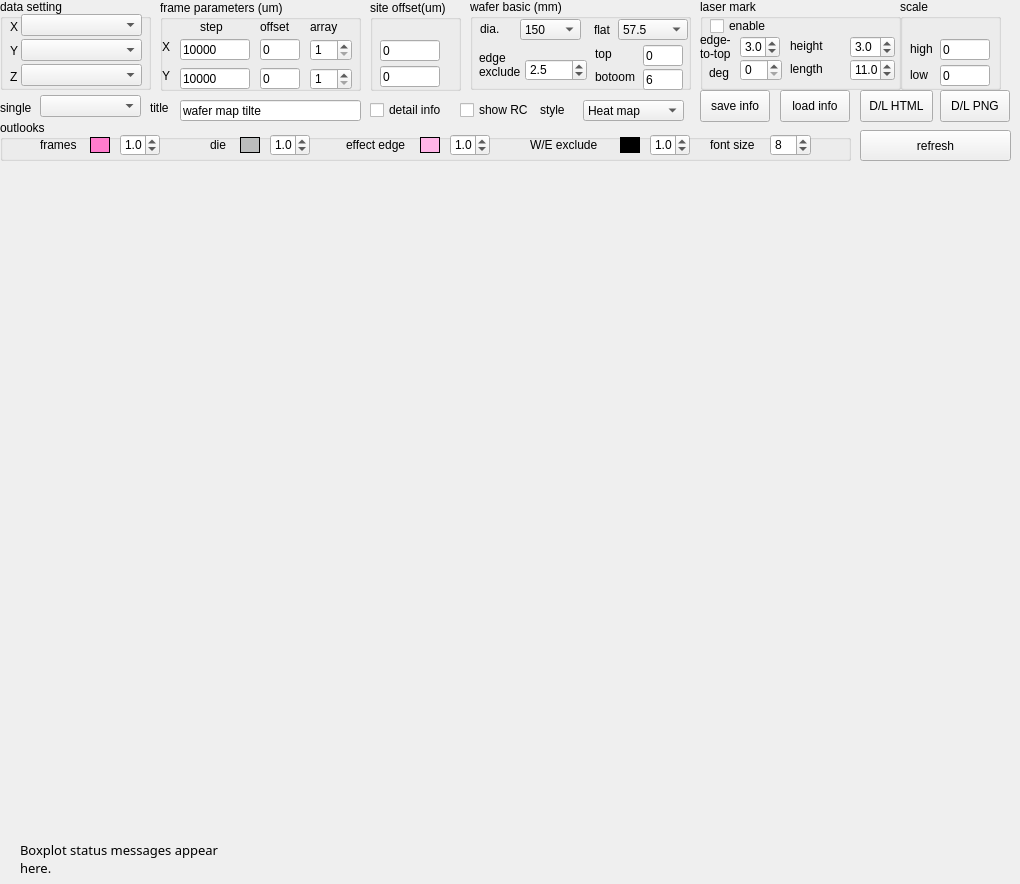
   <widget class="QWidget" name="tabWafermap">
    <attribute name="title">
     <string>wafermap</string>
    </attribute>
    <widget class="QGroupBox" name="groupBox_4">
     <property name="geometry">
      <rect>
       <x>0</x>
       <y>-1</y>
       <width>151</width>
       <height>91</height>
      </rect>
     </property>
     <property name="title">
      <string>data setting</string>
     </property>
     <widget class="QComboBox" name="xColComboBox">
      <property name="geometry">
       <rect>
        <x>21</x>
        <y>15</y>
        <width>121</width>
        <height>22</height>
       </rect>
      </property>
     </widget>
     <widget class="QComboBox" name="yColComboBox">
      <property name="geometry">
       <rect>
        <x>21</x>
        <y>40</y>
        <width>121</width>
        <height>22</height>
       </rect>
      </property>
     </widget>
     <widget class="QLabel" name="label_2">
      <property name="geometry">
       <rect>
        <x>10</x>
        <y>20</y>
        <width>10</width>
        <height>16</height>
       </rect>
      </property>
      <property name="text">
       <string>X</string>
      </property>
     </widget>
     <widget class="QLabel" name="label_3">
      <property name="geometry">
       <rect>
        <x>10</x>
        <y>44</y>
        <width>10</width>
        <height>16</height>
       </rect>
      </property>
      <property name="text">
       <string>Y</string>
      </property>
     </widget>
     <widget class="QComboBox" name="zColComboBox">
      <property name="geometry">
       <rect>
        <x>21</x>
        <y>65</y>
        <width>121</width>
        <height>22</height>
       </rect>
      </property>
     </widget>
     <widget class="QLabel" name="label_4">
      <property name="geometry">
       <rect>
        <x>10</x>
        <y>70</y>
        <width>10</width>
        <height>16</height>
       </rect>
      </property>
      <property name="text">
       <string>Z</string>
      </property>
     </widget>
    </widget>
    <widget class="QGroupBox" name="groupBox_5">
     <property name="geometry">
      <rect>
       <x>160</x>
       <y>0</y>
       <width>201</width>
       <height>91</height>
      </rect>
     </property>
     <property name="title">
      <string>frame parameters (um)</string>
     </property>
     <widget class="QLabel" name="label_5">
      <property name="geometry">
       <rect>
        <x>2</x>
        <y>39</y>
        <width>20</width>
        <height>16</height>
       </rect>
      </property>
      <property name="text">
       <string>X</string>
      </property>
     </widget>
     <widget class="QLabel" name="label_6">
      <property name="geometry">
       <rect>
        <x>2</x>
        <y>68</y>
        <width>20</width>
        <height>16</height>
       </rect>
      </property>
      <property name="text">
       <string>Y</string>
      </property>
     </widget>
     <widget class="QLineEdit" name="stepXLineEdit">
      <property name="geometry">
       <rect>
        <x>20</x>
        <y>39</y>
        <width>70</width>
        <height>21</height>
       </rect>
      </property>
      <property name="text">
       <string>10000</string>
      </property>
     </widget>
     <widget class="QLineEdit" name="stepYLineEdit">
      <property name="geometry">
       <rect>
        <x>20</x>
        <y>68</y>
        <width>70</width>
        <height>21</height>
       </rect>
      </property>
      <property name="text">
       <string>10000</string>
      </property>
     </widget>
     <widget class="QLabel" name="label_7">
      <property name="geometry">
       <rect>
        <x>100</x>
        <y>19</y>
        <width>60</width>
        <height>16</height>
       </rect>
      </property>
      <property name="text">
       <string>offset</string>
      </property>
     </widget>
     <widget class="QLineEdit" name="offsetYLineEdit">
      <property name="geometry">
       <rect>
        <x>100</x>
        <y>68</y>
        <width>40</width>
        <height>21</height>
       </rect>
      </property>
      <property name="text">
       <string>0</string>
      </property>
     </widget>
     <widget class="QLineEdit" name="offsetXLineEdit">
      <property name="geometry">
       <rect>
        <x>100</x>
        <y>39</y>
        <width>40</width>
        <height>21</height>
       </rect>
      </property>
      <property name="text">
       <string>0</string>
      </property>
     </widget>
     <widget class="QLabel" name="label_8">
      <property name="geometry">
       <rect>
        <x>40</x>
        <y>19</y>
        <width>60</width>
        <height>16</height>
       </rect>
      </property>
      <property name="text">
       <string>step</string>
      </property>
     </widget>
     <widget class="QLabel" name="label_9">
      <property name="geometry">
       <rect>
        <x>150</x>
        <y>19</y>
        <width>60</width>
        <height>16</height>
       </rect>
      </property>
      <property name="text">
       <string>array</string>
      </property>
     </widget>
     <widget class="QSpinBox" name="arrayXspinBox">
      <property name="geometry">
       <rect>
        <x>150</x>
        <y>39</y>
        <width>42</width>
        <height>22</height>
       </rect>
      </property>
      <property name="minimum">
       <number>1</number>
      </property>
     </widget>
     <widget class="QSpinBox" name="arrayYspinBox">
      <property name="geometry">
       <rect>
        <x>150</x>
        <y>68</y>
        <width>42</width>
        <height>22</height>
       </rect>
      </property>
      <property name="minimum">
       <number>1</number>
      </property>
     </widget>
    </widget>
    <widget class="QGroupBox" name="groupBox_6">
     <property name="geometry">
      <rect>
       <x>470</x>
       <y>-1</y>
       <width>221</width>
       <height>91</height>
      </rect>
     </property>
     <property name="title">
      <string>wafer basic (mm)</string>
     </property>
     <widget class="QLabel" name="label_10">
      <property name="geometry">
       <rect>
        <x>10</x>
        <y>22</y>
        <width>31</width>
        <height>16</height>
       </rect>
      </property>
      <property name="text">
       <string>dia.</string>
      </property>
     </widget>
     <widget class="QComboBox" name="waferDiameterComboBox">
      <property name="geometry">
       <rect>
        <x>50</x>
        <y>20</y>
        <width>61</width>
        <height>21</height>
       </rect>
      </property>
      <item>
       <property name="text">
        <string>150</string>
       </property>
      </item>
      <item>
       <property name="text">
        <string>100</string>
       </property>
      </item>
      <item>
       <property name="text">
        <string>200</string>
       </property>
      </item>
     </widget>
     <widget class="QLabel" name="label_11">
      <property name="geometry">
       <rect>
        <x>9</x>
        <y>50</y>
        <width>50</width>
        <height>31</height>
       </rect>
      </property>
      <property name="text">
       <string>edge
exclude</string>
      </property>
     </widget>
     <widget class="QDoubleSpinBox" name="waferEdgeExcludeDoubleSpinBox">
      <property name="geometry">
       <rect>
        <x>55</x>
        <y>60</y>
        <width>62</width>
        <height>22</height>
       </rect>
      </property>
      <property name="decimals">
       <number>1</number>
      </property>
      <property name="maximum">
       <double>10.000000000000000</double>
      </property>
      <property name="singleStep">
       <double>0.100000000000000</double>
      </property>
      <property name="value">
       <double>2.500000000000000</double>
      </property>
     </widget>
     <widget class="QLabel" name="label_12">
      <property name="geometry">
       <rect>
        <x>124</x>
        <y>23</y>
        <width>21</width>
        <height>16</height>
       </rect>
      </property>
      <property name="text">
       <string>flat</string>
      </property>
     </widget>
     <widget class="QComboBox" name="waferFlatComboBox">
      <property name="geometry">
       <rect>
        <x>148</x>
        <y>20</y>
        <width>70</width>
        <height>21</height>
       </rect>
      </property>
      <item>
       <property name="text">
        <string>57.5</string>
       </property>
      </item>
      <item>
       <property name="text">
        <string>47.5</string>
       </property>
      </item>
      <item>
       <property name="text">
        <string>notch 180</string>
       </property>
      </item>
      <item>
       <property name="text">
        <string>notch 135</string>
       </property>
      </item>
     </widget>
     <widget class="QLabel" name="label_13">
      <property name="geometry">
       <rect>
        <x>125</x>
        <y>70</y>
        <width>43</width>
        <height>16</height>
       </rect>
      </property>
      <property name="text">
       <string>botoom</string>
      </property>
     </widget>
     <widget class="QLabel" name="label_14">
      <property name="geometry">
       <rect>
        <x>125</x>
        <y>47</y>
        <width>40</width>
        <height>16</height>
       </rect>
      </property>
      <property name="text">
       <string>top</string>
      </property>
     </widget>
     <widget class="QLineEdit" name="stepYLineEdit_2">
      <property name="geometry">
       <rect>
        <x>173</x>
        <y>70</y>
        <width>40</width>
        <height>21</height>
       </rect>
      </property>
      <property name="text">
       <string>6</string>
      </property>
     </widget>
     <widget class="QLineEdit" name="stepXLineEdit_2">
      <property name="geometry">
       <rect>
        <x>173</x>
        <y>46</y>
        <width>40</width>
        <height>21</height>
       </rect>
      </property>
      <property name="text">
       <string>0</string>
      </property>
     </widget>
    </widget>
    <widget class="QGroupBox" name="groupBox_7">
     <property name="geometry">
      <rect>
       <x>700</x>
       <y>-1</y>
       <width>201</width>
       <height>91</height>
      </rect>
     </property>
     <property name="title">
      <string>laser mark</string>
     </property>
     <widget class="QCheckBox" name="enableLaserMarkCheckBox">
      <property name="geometry">
       <rect>
        <x>10</x>
        <y>17</y>
        <width>86</width>
        <height>20</height>
       </rect>
      </property>
      <property name="text">
       <string>enable</string>
      </property>
     </widget>
     <widget class="QDoubleSpinBox" name="waferEdgeExcludeDoubleSpinBox_2">
      <property name="geometry">
       <rect>
        <x>40</x>
        <y>37</y>
        <width>40</width>
        <height>22</height>
       </rect>
      </property>
      <property name="decimals">
       <number>1</number>
      </property>
      <property name="maximum">
       <double>10.000000000000000</double>
      </property>
      <property name="singleStep">
       <double>0.100000000000000</double>
      </property>
      <property name="value">
       <double>3.000000000000000</double>
      </property>
     </widget>
     <widget class="QLabel" name="label_15">
      <property name="geometry">
       <rect>
        <x>0</x>
        <y>33</y>
        <width>40</width>
        <height>30</height>
       </rect>
      </property>
      <property name="text">
       <string>edge-
to-top</string>
      </property>
     </widget>
     <widget class="QLabel" name="label_16">
      <property name="geometry">
       <rect>
        <x>90</x>
        <y>37</y>
        <width>50</width>
        <height>20</height>
       </rect>
      </property>
      <property name="text">
       <string>height</string>
      </property>
     </widget>
     <widget class="QDoubleSpinBox" name="laserMarkHeightDoubleSpinBox">
      <property name="geometry">
       <rect>
        <x>150</x>
        <y>37</y>
        <width>45</width>
        <height>22</height>
       </rect>
      </property>
      <property name="decimals">
       <number>1</number>
      </property>
      <property name="maximum">
       <double>10.000000000000000</double>
      </property>
      <property name="singleStep">
       <double>0.100000000000000</double>
      </property>
      <property name="value">
       <double>3.000000000000000</double>
      </property>
     </widget>
     <widget class="QLabel" name="label_17">
      <property name="geometry">
       <rect>
        <x>90</x>
        <y>60</y>
        <width>50</width>
        <height>20</height>
       </rect>
      </property>
      <property name="text">
       <string>length</string>
      </property>
     </widget>
     <widget class="QDoubleSpinBox" name="laserMarkLengthDoubleSpinBox">
      <property name="geometry">
       <rect>
        <x>150</x>
        <y>60</y>
        <width>45</width>
        <height>22</height>
       </rect>
      </property>
      <property name="decimals">
       <number>1</number>
      </property>
      <property name="maximum">
       <double>20.000000000000000</double>
      </property>
      <property name="singleStep">
       <double>0.100000000000000</double>
      </property>
      <property name="value">
       <double>11.000000000000000</double>
      </property>
     </widget>
     <widget class="QLabel" name="label_18">
      <property name="geometry">
       <rect>
        <x>9</x>
        <y>64</y>
        <width>30</width>
        <height>20</height>
       </rect>
      </property>
      <property name="text">
       <string>deg</string>
      </property>
     </widget>
     <widget class="QSpinBox" name="laserMarkPosSpinBox">
      <property name="geometry">
       <rect>
        <x>40</x>
        <y>60</y>
        <width>42</width>
        <height>22</height>
       </rect>
      </property>
      <property name="maximum">
       <number>180</number>
      </property>
     </widget>
    </widget>
    <widget class="QGroupBox" name="groupBox_8">
     <property name="geometry">
      <rect>
       <x>370</x>
       <y>0</y>
       <width>91</width>
       <height>91</height>
      </rect>
     </property>
     <property name="title">
      <string>site offset(um)</string>
     </property>
     <widget class="QLineEdit" name="siteOffsetYLineEdit">
      <property name="geometry">
       <rect>
        <x>10</x>
        <y>66</y>
        <width>60</width>
        <height>21</height>
       </rect>
      </property>
      <property name="text">
       <string>0</string>
      </property>
     </widget>
     <widget class="QLineEdit" name="siteOffsetXLineEdit">
      <property name="geometry">
       <rect>
        <x>10</x>
        <y>40</y>
        <width>60</width>
        <height>21</height>
       </rect>
      </property>
      <property name="text">
       <string>0</string>
      </property>
     </widget>
    </widget>
    <widget class="QWidget" name="waferMapPlotAreaWidget" native="true">
     <property name="geometry">
      <rect>
       <x>20</x>
       <y>170</y>
       <width>961</width>
       <height>651</height>
      </rect>
     </property>
     <property name="sizePolicy">
      <sizepolicy hsizetype="Expanding" vsizetype="Expanding">
       <horstretch>0</horstretch>
       <verstretch>0</verstretch>
      </sizepolicy>
     </property>
     <property name="font">
      <font>
       <family>Cascadia Next TC</family>
       <pointsize>12</pointsize>
      </font>
     </property>
    </widget>
    <widget class="QLabel" name="waferMapStatusLabelx">
     <property name="geometry">
      <rect>
       <x>20</x>
       <y>843</y>
       <width>951</width>
       <height>32</height>
      </rect>
     </property>
     <property name="font">
      <font>
       <family>Cascadia Next TC</family>
       <pointsize>10</pointsize>
      </font>
     </property>
     <property name="frameShape">
      <enum>QFrame::Shape::NoFrame</enum>
     </property>
     <property name="text">
      <string>Boxplot status messages appear
here.</string>
     </property>
    </widget>
    <widget class="QLineEdit" name="mapTitleLineEdit">
     <property name="geometry">
      <rect>
       <x>180</x>
       <y>100</y>
       <width>181</width>
       <height>21</height>
      </rect>
     </property>
     <property name="text">
      <string>wafer map tilte</string>
     </property>
    </widget>
    <widget class="QLabel" name="label_19">
     <property name="geometry">
      <rect>
       <x>150</x>
       <y>100</y>
       <width>31</width>
       <height>16</height>
      </rect>
     </property>
     <property name="text">
      <string>title</string>
     </property>
    </widget>
    <widget class="QCheckBox" name="showDetailCheckBox">
     <property name="geometry">
      <rect>
       <x>370</x>
       <y>100</y>
       <width>81</width>
       <height>20</height>
      </rect>
     </property>
     <property name="text">
      <string>detail info</string>
     </property>
    </widget>
    <widget class="QCheckBox" name="showDieRCCheckBox">
     <property name="geometry">
      <rect>
       <x>460</x>
       <y>100</y>
       <width>81</width>
       <height>20</height>
      </rect>
     </property>
     <property name="text">
      <string>show RC</string>
     </property>
    </widget>
    <widget class="QComboBox" name="heatMapOrContourComboBox">
     <property name="geometry">
      <rect>
       <x>583</x>
       <y>100</y>
       <width>101</width>
       <height>21</height>
      </rect>
     </property>
     <item>
      <property name="text">
       <string>Heat map</string>
      </property>
     </item>
     <item>
      <property name="text">
       <string>Contour map</string>
      </property>
     </item>
    </widget>
    <widget class="QLabel" name="label_20">
     <property name="geometry">
      <rect>
       <x>540</x>
       <y>102</y>
       <width>40</width>
       <height>16</height>
      </rect>
     </property>
     <property name="text">
      <string>style</string>
     </property>
    </widget>
    <widget class="QPushButton" name="saveJsonButton">
     <property name="geometry">
      <rect>
       <x>700</x>
       <y>90</y>
       <width>70</width>
       <height>32</height>
      </rect>
     </property>
     <property name="text">
      <string>save info</string>
     </property>
    </widget>
    <widget class="QPushButton" name="waferMapDownloadPngButton">
     <property name="geometry">
      <rect>
       <x>940</x>
       <y>90</y>
       <width>70</width>
       <height>32</height>
      </rect>
     </property>
     <property name="text">
      <string>D/L PNG</string>
     </property>
    </widget>
    <widget class="QPushButton" name="loadJsonButton">
     <property name="geometry">
      <rect>
       <x>780</x>
       <y>90</y>
       <width>70</width>
       <height>32</height>
      </rect>
     </property>
     <property name="text">
      <string>load info</string>
     </property>
    </widget>
    <widget class="QPushButton" name="waferMapDownloadHtmlButton">
     <property name="geometry">
      <rect>
       <x>860</x>
       <y>90</y>
       <width>73</width>
       <height>32</height>
      </rect>
     </property>
     <property name="text">
      <string>D/L HTML</string>
     </property>
    </widget>
    <widget class="QPushButton" name="refreshButton">
     <property name="geometry">
      <rect>
       <x>860</x>
       <y>130</y>
       <width>151</width>
       <height>31</height>
      </rect>
     </property>
     <property name="text">
      <string>refresh</string>
     </property>
    </widget>
    <widget class="QGroupBox" name="groupBox_9">
     <property name="geometry">
      <rect>
       <x>900</x>
       <y>-1</y>
       <width>101</width>
       <height>91</height>
      </rect>
     </property>
     <property name="title">
      <string>scale</string>
     </property>
     <widget class="QLabel" name="label_23">
      <property name="geometry">
       <rect>
        <x>10</x>
        <y>42</y>
        <width>31</width>
        <height>16</height>
       </rect>
      </property>
      <property name="text">
       <string>high</string>
      </property>
     </widget>
     <widget class="QLineEdit" name="colorBarHLineEdit">
      <property name="geometry">
       <rect>
        <x>40</x>
        <y>40</y>
        <width>50</width>
        <height>21</height>
       </rect>
      </property>
      <property name="text">
       <string>0</string>
      </property>
     </widget>
     <widget class="QLineEdit" name="colorBarLLineEdit">
      <property name="geometry">
       <rect>
        <x>40</x>
        <y>66</y>
        <width>50</width>
        <height>21</height>
       </rect>
      </property>
      <property name="text">
       <string>0</string>
      </property>
     </widget>
     <widget class="QLabel" name="label_24">
      <property name="geometry">
       <rect>
        <x>10</x>
        <y>68</y>
        <width>31</width>
        <height>16</height>
       </rect>
      </property>
      <property name="text">
       <string>low</string>
      </property>
     </widget>
    </widget>
    <widget class="QGroupBox" name="groupBox_10">
     <property name="geometry">
      <rect>
       <x>0</x>
       <y>120</y>
       <width>851</width>
       <height>41</height>
      </rect>
     </property>
     <property name="title">
      <string>outlooks</string>
     </property>
     <widget class="QLabel" name="frameLineColorLabel">
      <property name="geometry">
       <rect>
        <x>90</x>
        <y>17</y>
        <width>20</width>
        <height>16</height>
       </rect>
      </property>
      <property name="styleSheet">
       <string notr="true">background-color: rgb(255, 124, 205);</string>
      </property>
      <property name="frameShape">
       <enum>QFrame::Shape::Box</enum>
      </property>
      <property name="text">
       <string/>
      </property>
     </widget>
     <widget class="QLabel" name="label_21">
      <property name="geometry">
       <rect>
        <x>40</x>
        <y>17</y>
        <width>51</width>
        <height>16</height>
       </rect>
      </property>
      <property name="text">
       <string>frames</string>
      </property>
     </widget>
     <widget class="QDoubleSpinBox" name="frameLineWidthSpinBox">
      <property name="geometry">
       <rect>
        <x>120</x>
        <y>14</y>
        <width>40</width>
        <height>22</height>
       </rect>
      </property>
      <property name="decimals">
       <number>1</number>
      </property>
      <property name="maximum">
       <double>10.000000000000000</double>
      </property>
      <property name="singleStep">
       <double>0.100000000000000</double>
      </property>
      <property name="value">
       <double>1.000000000000000</double>
      </property>
     </widget>
     <widget class="QLabel" name="dieLineColorLabel">
      <property name="geometry">
       <rect>
        <x>240</x>
        <y>17</y>
        <width>20</width>
        <height>16</height>
       </rect>
      </property>
      <property name="styleSheet">
       <string notr="true">background-color: rgb(187, 189, 189);</string>
      </property>
      <property name="frameShape">
       <enum>QFrame::Shape::Box</enum>
      </property>
      <property name="text">
       <string/>
      </property>
     </widget>
     <widget class="QLabel" name="label_25">
      <property name="geometry">
       <rect>
        <x>210</x>
        <y>17</y>
        <width>30</width>
        <height>16</height>
       </rect>
      </property>
      <property name="text">
       <string>die</string>
      </property>
     </widget>
     <widget class="QDoubleSpinBox" name="dieLineWidthSpinBox">
      <property name="geometry">
       <rect>
        <x>270</x>
        <y>14</y>
        <width>40</width>
        <height>22</height>
       </rect>
      </property>
      <property name="decimals">
       <number>1</number>
      </property>
      <property name="maximum">
       <double>10.000000000000000</double>
      </property>
      <property name="singleStep">
       <double>0.100000000000000</double>
      </property>
      <property name="value">
       <double>1.000000000000000</double>
      </property>
     </widget>
     <widget class="QLabel" name="effectEdgeColorLabel">
      <property name="geometry">
       <rect>
        <x>420</x>
        <y>17</y>
        <width>20</width>
        <height>16</height>
       </rect>
      </property>
      <property name="styleSheet">
       <string notr="true">background-color: rgb(255, 181, 231);</string>
      </property>
      <property name="frameShape">
       <enum>QFrame::Shape::Box</enum>
      </property>
      <property name="text">
       <string/>
      </property>
     </widget>
     <widget class="QDoubleSpinBox" name="effectEdgeWidthSpinBox">
      <property name="geometry">
       <rect>
        <x>450</x>
        <y>14</y>
        <width>40</width>
        <height>22</height>
       </rect>
      </property>
      <property name="decimals">
       <number>1</number>
      </property>
      <property name="maximum">
       <double>10.000000000000000</double>
      </property>
      <property name="singleStep">
       <double>0.100000000000000</double>
      </property>
      <property name="value">
       <double>1.000000000000000</double>
      </property>
     </widget>
     <widget class="QLabel" name="label_26">
      <property name="geometry">
       <rect>
        <x>346</x>
        <y>17</y>
        <width>70</width>
        <height>16</height>
       </rect>
      </property>
      <property name="text">
       <string>effect edge</string>
      </property>
     </widget>
     <widget class="QSpinBox" name="fontSizeSpinBox">
      <property name="geometry">
       <rect>
        <x>770</x>
        <y>14</y>
        <width>41</width>
        <height>22</height>
       </rect>
      </property>
      <property name="prefix">
       <string/>
      </property>
      <property name="minimum">
       <number>3</number>
      </property>
      <property name="maximum">
       <number>12</number>
      </property>
      <property name="value">
       <number>8</number>
      </property>
     </widget>
     <widget class="QLabel" name="label_22">
      <property name="geometry">
       <rect>
        <x>710</x>
        <y>17</y>
        <width>60</width>
        <height>16</height>
       </rect>
      </property>
      <property name="text">
       <string>font size</string>
      </property>
     </widget>
     <widget class="QLabel" name="waferEdgeColorLabel">
      <property name="geometry">
       <rect>
        <x>620</x>
        <y>17</y>
        <width>20</width>
        <height>16</height>
       </rect>
      </property>
      <property name="styleSheet">
       <string notr="true">background-color: rgb(0, 0, 0);</string>
      </property>
      <property name="frameShape">
       <enum>QFrame::Shape::Box</enum>
      </property>
      <property name="text">
       <string/>
      </property>
     </widget>
     <widget class="QLabel" name="label_27">
      <property name="geometry">
       <rect>
        <x>530</x>
        <y>17</y>
        <width>90</width>
        <height>16</height>
       </rect>
      </property>
      <property name="text">
       <string>W/E exclude</string>
      </property>
     </widget>
     <widget class="QDoubleSpinBox" name="waferEdgeWidthSpinBox">
      <property name="geometry">
       <rect>
        <x>650</x>
        <y>14</y>
        <width>40</width>
        <height>22</height>
       </rect>
      </property>
      <property name="decimals">
       <number>1</number>
      </property>
      <property name="maximum">
       <double>10.000000000000000</double>
      </property>
      <property name="singleStep">
       <double>0.100000000000000</double>
      </property>
      <property name="value">
       <double>1.000000000000000</double>
      </property>
     </widget>
    </widget>
    <widget class="QLabel" name="label_28">
     <property name="geometry">
      <rect>
       <x>0</x>
       <y>100</y>
       <width>41</width>
       <height>16</height>
      </rect>
     </property>
     <property name="text">
      <string>single</string>
     </property>
    </widget>
    <widget class="QComboBox" name="seriesComboBox_2">
     <property name="geometry">
      <rect>
       <x>40</x>
       <y>95</y>
       <width>101</width>
       <height>22</height>
      </rect>
     </property>
    </widget>
   </widget>
